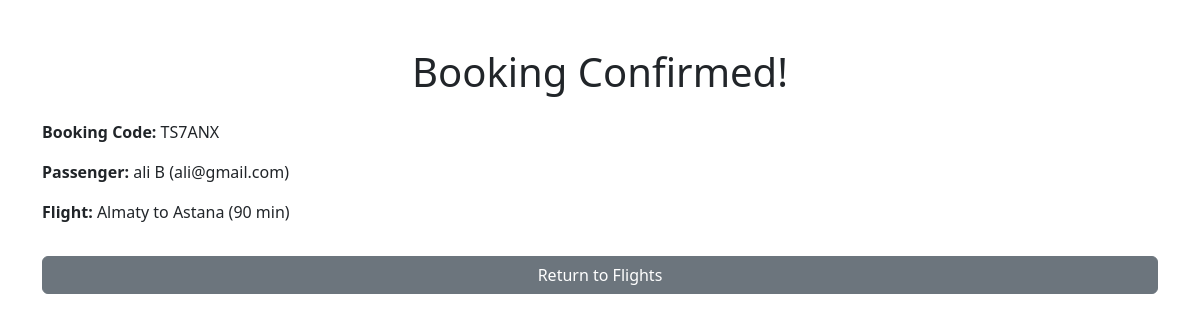
Page /booking/confirmation/TS7ANX/ (signed in) on the committed database.
### flights/models.py (models this page shows, shortened)
class Booking(models.Model):
    passenger = models.ForeignKey(Passenger, on_delete=models.CASCADE)
    flight = models.ForeignKey(Flight, on_delete=models.CASCADE)
    unique_booking_code = models.CharField(max_length=6, unique=True, editable=False)
    user = models.ForeignKey(User, on_delete=models.CASCADE, null=True, blank=True, related_name='bookings')

class Passenger(models.Model):
    name = models.CharField(max_length=100)
    email = models.EmailField(unique=True)

class Flight(models.Model):
    origin = models.ForeignKey(Airport, on_delete=models.CASCADE, related_name='flights_from')
    destination = models.ForeignKey(Airport, on_delete=models.CASCADE, related_name='flights_to')
    duration = models.IntegerField()
    capacity = models.IntegerField()

class Airport(models.Model):
    code = models.CharField(max_length=3, unique=True)
    city = models.CharField(max_length=100)

### flights/views.py (the view)
# urls.py: path('booking/confirmation/<str:booking_code>/', flights_views.booking_confirmation, name='booking_confirmation'),
@login_required # Added protection
def booking_confirmation(request, booking_code):
    booking = get_object_or_404(
        Booking.objects.select_related(
            'user', 'passenger', 'flight', 'flight__origin', 'flight__destination'
        ),
        unique_booking_code=booking_code
    )
    if not request.user.is_staff and booking.user != request.user:
         messages.error(request, "You do not have permission to view this booking.")
         return redirect('index') # CHANGE LATER: redirect('manage_booking') would be better
    return render(request, 'confirmation.html', {'booking': booking})

### templates/confirmation.html (shortened to what this page needs)
<!DOCTYPE html>
<html lang="en">
<head>
    <link rel="stylesheet" href="https://cdn.jsdelivr.net/npm/bootstrap@5.3.0/dist/css/bootstrap.min.css">
</head>
<body>
    <div class="container mt-5">
        <h1 class="text-center mb-4">Booking Confirmed!</h1>
        <p><strong>Booking Code:</strong> {{ booking.unique_booking_code }}</p>
        <p><strong>Passenger:</strong> {{ booking.passenger.name }} ({{ booking.passenger.email }})</p>
        <p><strong>Flight:</strong> {{ booking.flight.origin.city }} to {{ booking.flight.destination.city }} ({{ booking.flight.duration }} min)</p>
        <a href="{% url 'flights' %}" class="btn btn-secondary w-100 mt-3">Return to Flights</a>
    </div>
</body>
</html>

### rows in the picture
Booking: unique_booking_code "TS7ANX", passenger.name "ali B", passenger.email "ali@gmail.com", flight.origin.city "Almaty", flight.destination.city "Astana", flight.duration "90"
